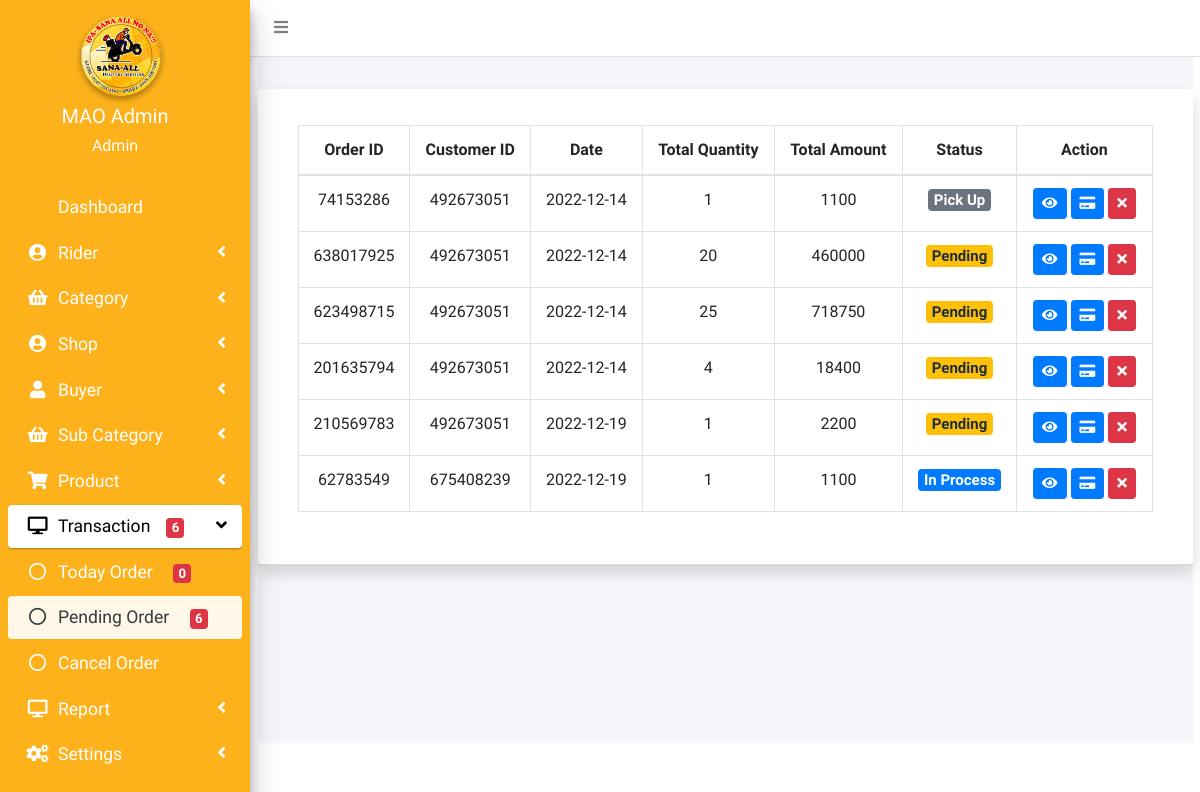
The app's page /admin/pending_order.php (signed in), older data.
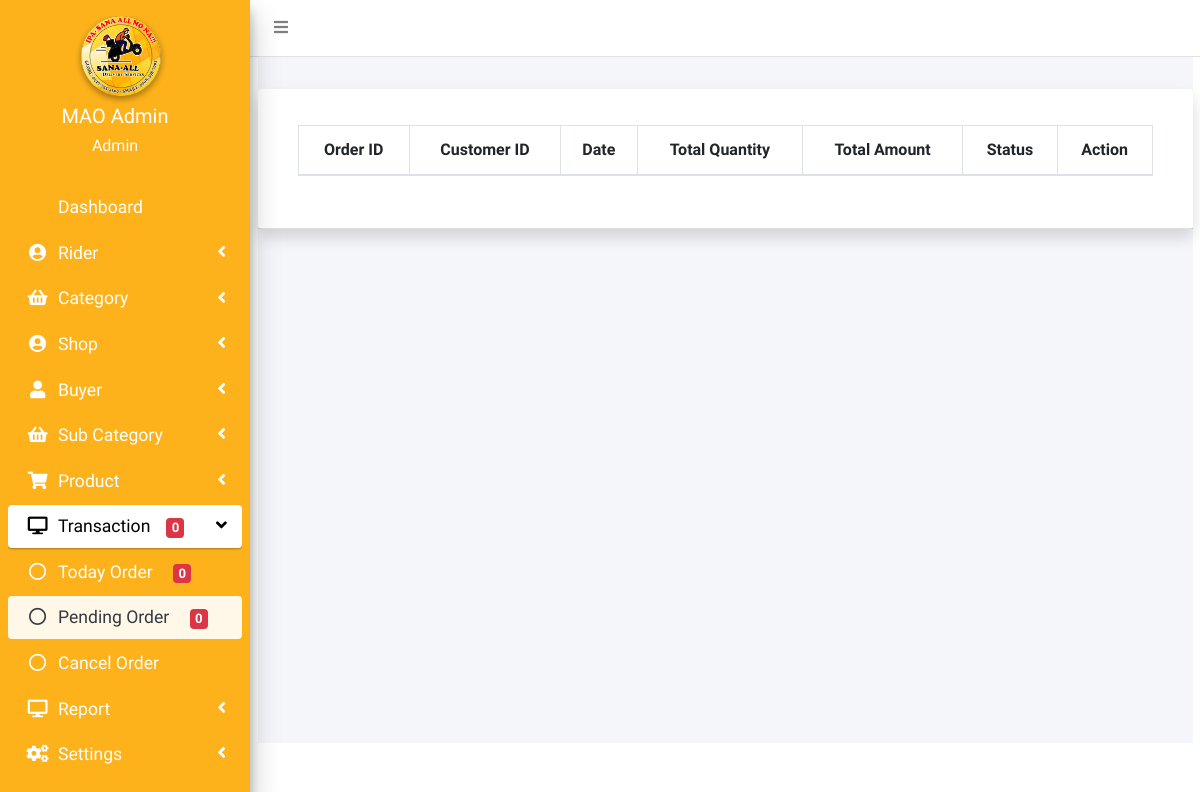
The same page, newer data.
### tables this page shows
CREATE TABLE `orders` (
  `id` int(11) NOT NULL,
  `order_id` int(11) NOT NULL,
  `farmer_id` int(11) NOT NULL,
  `customer_id` int(11) NOT NULL,
  `product_id` varchar(255) NOT NULL,
  `total_quantity` int(11) NOT NULL,
  `total_pay` int(50) NOT NULL,
  `orderDate` date NOT NULL,
  `total_q` int(50) NOT NULL,
  `total_p` int(50) NOT NULL,
  `paymentMethod` varchar(50) NOT NULL,
  `orderStatus` varchar(55) NOT NULL
);

CREATE TABLE `customer` (
  `id` int(11) NOT NULL,
  `name` varchar(255) DEFAULT NULL,
  `customer_id` varchar(50) NOT NULL,
  `photo` varchar(200) NOT NULL,
  `email` varchar(255) DEFAULT NULL,
  `customer_number` bigint(11) DEFAULT NULL,
  `password` varchar(255) DEFAULT NULL,
  `customer_address` varchar(100) NOT NULL,
  `customer_street` longtext DEFAULT NULL,
  `customer_city` varchar(255) DEFAULT NULL,
  `customer_state` varchar(255) DEFAULT NULL,
  `billingAddress` longtext DEFAULT NULL,
  `regDate` timestamp NOT NULL DEFAULT current_timestamp()
);

### admin/include/session.php (called while the page is built, shortened)
<?php
	include 'include/conn.php';
	$sql = "SELECT * FROM admin WHERE id = '".$_SESSION['admin']."'";
	$query = $conn->query($sql);
	$user = $query->fetch_assoc();
?>

### admin/pending_order.php (the view, shortened to what this page needs)
<?php include('include/session.php'); ?>
<?php include('include/header.php'); ?>
<?php include('include/sidebar.php'); ?>
<?php include('include/menubar.php'); ?>
<div class="content-wrapper">
    <section class="content-header">
        <h1 class="h3 mb-4 text-gray">Pending Order Transaction</h1>
    </section>
    <div class="card shadow mb-4">
        <div class="card-header py-3">
            <div class="row">
                <div class="col">
                    <div class="card-body">
                        <div class="table-responsive">
                            <table class="table table-bordered text-center" id="example1" width="100%" cellspacing="0">
                                <thead>
                                    <tr>
                                        <th>Order ID</th>
                                        <th>Customer ID</th>
                                        <th>Date</th>
                                        <th>Total Quantity</th>
                                        <th>Total Amount</th>
                                        <th>Status</th>
                                        <th>Action</th>
                                    </tr>
                                </thead>
                                <tbody>
                                    <?php
                                    $sql = "
                                        SELECT
                                            o.order_id,
                                            c.customer_id,
                                            o.orderDate,
                                            o.total_q,
                                            o.total_p,
                                            o.orderStatus,
                                            o.paymentMethod
                                        FROM orders o
                                        JOIN customer c ON o.customer_id = c.id
                                        WHERE o.orderStatus NOT IN ('Delivered', 'Cancel', 'wait')
                                    ";
                                    $query = mysqli_query($conn, $sql);
                                    while ($row = mysqli_fetch_assoc($query)) {
                                        switch ($row["orderStatus"]) {
                                            case 'Pending':
                                                $status = '<span class="badge badge-warning" style="font-size:15px;">' . $row["orderStatus"] . '</span>';
                                                break;
                                            case 'In Process':
                                                $status = '<span class="badge badge-primary" style="font-size:15px;">' . $row["orderStatus"] . '</span>';
                                                break;
                                            default:
                                                $status = '<span class="badge badge-secondary" style="font-size:15px;">' . $row["orderStatus"] . '</span>';
                                        }
                                    ?>
                                        <tr>
                                            <td><?php echo $row['order_id']; ?></td>
                                            <td><?php echo $row['customer_id']; ?></td>
                                            <td><?php echo $row['orderDate']; ?></td>
                                            <td><?php echo $row['total_q']; ?></td>
                                            <td><?php echo $row['total_p']; ?></td>
                                            <td><?php echo $status; ?></td>
                                            <td>
                                                <a name="edit" href="view_order.php?id=<?php echo $row['order_id'] ?>" class="btn btn-primary btn-circle btn-sm"><i class="fas fa-eye"></i></a>
                                                <a name="edit" href="update_order.php?id=<?php echo $row['order_id'] ?>" class="
                                                        btn btn-primary btn-circle btn-sm"><i class="fa fa-credit-card"></i></a>
                                                <a name="delete" onclick="return confirm('Are you sure you want to Cancel this Product?')" href="crud/cancel_order.php?id=<?php echo $row['order_id'] ?>" class="btn btn-danger btn-circle btn-sm delete_button"><i class="fas fa-times"></i></button>
                        </div>
                    <?php } ?>
                    </tbody>
                    </table>
                    </div>
                </div>
            </div>
        </div>
    </div>
</div>
</div>
<?php include 'include/footer.php'; ?>
</body>
</html>

### admin/include/header.php (shortened to what this page needs)
<!DOCTYPE html>
<html lang="en">
<head>
    <link href="../vendor/fontawesome-free/css/all.min.css" rel="stylesheet" type="text/css">
    <link href="../vendor/datatables/dataTables.bootstrap4.min.css" rel="stylesheet">
    <link rel="stylesheet" type="text/css" href="../vendor/parsley/parsley.css" />
    <link rel="stylesheet" href="../plugin/dist/css/skins/_all-skins.min.css">
    <link rel="stylesheet" type="text/css" href="../vendor/bootstrap-select/bootstrap-select.min.css" />
    <link rel="stylesheet" type="text/css" href="../vendor/datepicker/bootstrap-datepicker.css" />
    <link rel="stylesheet" href="https://pro.fontawesome.com/releases/v5.10.0/css/all.css" />
    <link href="../vendor/datatables/dataTables.bootstrap4.min.css" rel="stylesheet">
    <link href='https://cdn.datatables.net/1.12.1/css/jquery.dataTables.min.css' rel='stylesheet' type='text/css'>
    <link href='https://cdn.datatables.net/buttons/2.2.3/css/buttons.dataTables.min.css' rel='stylesheet' type='text/css'>
    <link rel="stylesheet" href="../plugin/bootstrap/css/adminlte.min.css">
    <link rel="stylesheet" href="//code.jquery.com/ui/1.13.0/themes/base/jquery-ui.css">
    <link href="https://cdnjs.cloudflare.com/ajax/libs/toastr.js/2.0.1/css/toastr.css" rel="stylesheet" />
</head>

### admin/include/sidebar.php (shortened to what this page needs)
<?php $today = date('Y-m-d'); ?>
<aside class="main-sidebar sidebar-dark-primary elevation-4" style="position:fixed;">
  <div class="sidebar">
    <center>
      <div class="user-panel mt-3 pb-3 mb-3 d-flex" style="border-style:none;">
        <div class="image">
          <img src="../images/logo.jpg" class="img-circle elevation-2 d-flex" style="height:80px; width:80px; margin-left:60px;">
        </div>
      </div>
      <div class="info" style="position:relative; top:-24px; right:10px;">
        <h5 href="#" class="d-block"><?php echo $user['fname'] . ' ' . $user['mname'] . ' ' . $user['lname'] ?></h5>
        <h6 href="#" class="d-block">Admin</h6>
      </div>
    </center>
    <nav class="my-3" style="font-size:17.6px; position:relative; top:-27px;">
      <ul class="nav nav-pills nav-sidebar flex-column" style="color:white;" data-widget="treeview" role="menu">
        <li class="nav-item">
          <a href="home.php" class="nav-link">
            <p>Dashboard</p>
          </a>
        </li>
        <li class="nav-item has-treeview">
          <a href="#" class="nav-link">
            <i class="nav-icon fas fa-user-circle"></i>
            <p>
              Rider
              <i class="right fas fa-angle-left"></i>
            </p>
          </a>
        </li>
        <li class="nav-item has-treeview">
          <a href="#" class="nav-link">
            <i class="nav-icon fa fa-shopping-basket"></i>
            <p>
              Category
              <i class="right fas fa-angle-left"></i>
            </p>
          </a>
        </li>
        <li class="nav-item has-treeview">
          <a href="#" class="nav-link">
            <i class="nav-icon fas fa-user-circle"></i>
            <p>
              Shop
              <i class="right fas fa-angle-left"></i>
            </p>
          </a>
        </li>
        <li class="nav-item has-treeview">
          <a href="#" class="nav-link">
            <i class="nav-icon fas fa-user"></i>
            <p>
              Buyer
              <i class="right fas fa-angle-left"></i>
            </p>
          </a>
        </li>
        <li class="nav-item has-treeview">
          <a href="#" class="nav-link">
            <i class="nav-icon fa fa-shopping-basket"></i>
            <p>
              Sub Category
              <i class="right fas fa-angle-left"></i>
            </p>
          </a>
        </li>
        <li class="nav-item has-treeview">
          <a href="#" class="nav-link">
            <i class="nav-icon fas fa-shopping-cart"></i>
            <p>
              Product
              <i class="right fas fa-angle-left"></i>
            </p>
          </a>
        </li>
        <?php
        $sql = "SELECT
                o.order_id,
                c.customer_id,
                o.orderDate,
                o.total_q,
                o.total_p,
                o.orderStatus,
                o.paymentMethod
              FROM orders o
              JOIN customer c ON o.customer_id = c.id
              WHERE o.orderStatus NOT IN ('Delivered', 'Cancel', 'wait')";
        $query = $conn->query($sql);
        $result1 = $query->num_rows;
        ?>
        <li class="nav-item has-treeview">
          <a href="#" class="nav-link">
            <i class="nav-icon fas fa-desktop"></i>
            <p>
              Transaction<span class="ml-3 badge badge-danger"><?php echo $result1 ?></span>
            </p>
            <i class="right fas fa-angle-left"></i>
          </a>
          <ul class="nav nav-treeview">
            <?php
            $sql = "SELECT o.order_id,
                    f.shopid AS shop_id,
                    c.customer_id,
                    o.orderDate,
                    o.total_q,
                    o.total_p,
                    o.orderStatus,
                    o.paymentMethod
                  FROM orders o
                  JOIN customer c ON o.customer_id = c.id
                  JOIN shops f ON o.shop_id = f.id
                  WHERE o.orderDate = '$today' AND o.orderStatus NOT IN ('Delivered', 'Cancel', 'wait')";
            $query = $conn->query($sql);
            $result = $query->num_rows;
            ?>
            <li class="nav-item">
              <a href="today_order.php" class="nav-link">
                <i class="far fa-circle nav-icon"></i>
                <p>Today Order <span class="ml-3 badge badge-danger"><?php echo $result ?></span></p>
              </a>
            </li>
            <li class="nav-item">
              <a href="pending_order.php" class="nav-link">
                <i class="far fa-circle nav-icon"></i>
                <p>Pending Order <span class="ml-3 badge badge-danger"><?php echo $result1 ?></span></p>
              </a>
            </li>
            <li class="nav-item">
              <a href="cancel_order.php" class="nav-link">
                <i class="far fa-circle nav-icon"></i>
                <p>Cancel Order</p>
              </a>
            </li>
          </ul>
        </li>
        <li class="nav-item has-treeview">
          <a href="#" class="nav-link">
            <i class="nav-icon fas fa-desktop"></i>
            <p>
              Report
              <i class="right fas fa-angle-left"></i>
            </p>
          </a>
        </li>
        <li class="nav-item has-treeview">
          <a href="#" class="nav-link">
            <i class="nav-icon fas fa-cogs"></i>
            <p>
              Settings
              <i class="right fas fa-angle-left"></i>
            </p>
          </a>
        </li>
      </ul>
    </nav>
  </div>
</aside>

### admin/include/menubar.php
<body class=" flex-column">
    <div class="wrapper">
        <nav class="main-header navbar navbar-expand navbar-white navbar-light"
            style="width: 100%; position:fixed; z-index: 1030; top: 0; left: 0;">
            <ul class="navbar-nav">
                <li class="nav-item">
                    <a class="nav-link " data-widget="pushmenu" href="#" role="button"><i class="fas fa-bars " style="  position:relative;  z-index: 1;"></i></a>
                </li>
            </ul>
        </nav>
        <div class="container-fluid">

### admin/include/footer.php (shortened to what this page needs)
</div>
            </div>
    <a class="scroll-to-top rounded" href="#page-top">
    </a>
</body>
</html>

### admin/include/sidebar.php (style rules this page uses)
.main-sidebar { padding-top: 0; background-color: #FDB21B; height: 100vh; color: #ffff; }
[class*=sidebar-dark-] .sidebar a { color: #fff; }
[class*=sidebar-dark-] .nav-treeview>.nav-item>.nav-link { color: #fff; }
.sidebar-dark-primary .nav-sidebar>.nav-item>.nav-link.active, .sidebar-light-primary .nav-sidebar>.nav-item>.nav-link.active { background-color: #fff; color: #000; }
.sidebar { height: 100vh; display: flex; flex-direction: column; }
.user-panel, .info { position: sticky; top: 0; background-color: #FDB21B; z-index: 1000; padding-bottom: 10px; }
nav.my-3 { flex: 1; overflow-y: auto; padding-bottom: 20px; }

Row changes from the older to the newer data that the page shows:
removed orders: order "74153286", customer.customer_id "492673051", orderDate "2022-12-14", total_q "1", total_p "1100", orderStatus "Pick Up"
removed orders: order "638017925", customer.customer_id "492673051", orderDate "2022-12-14", total_q "20", total_p "460000", orderStatus "Pending"
removed orders: order "623498715", customer.customer_id "492673051", orderDate "2022-12-14", total_q "25", total_p "718750", orderStatus "Pending"
removed orders: order "201635794", customer.customer_id "492673051", orderDate "2022-12-14", total_q "4", total_p "18400", orderStatus "Pending"
removed orders: order "210569783", customer.customer_id "492673051", orderDate "2022-12-19", total_q "1", total_p "2200", orderStatus "Pending"
removed orders: order "62783549", customer.customer_id "675408239", orderDate "2022-12-19", total_q "1", total_p "1100", orderStatus "In Process"
Text that changed along with them:
$result1: "6" → "0"
